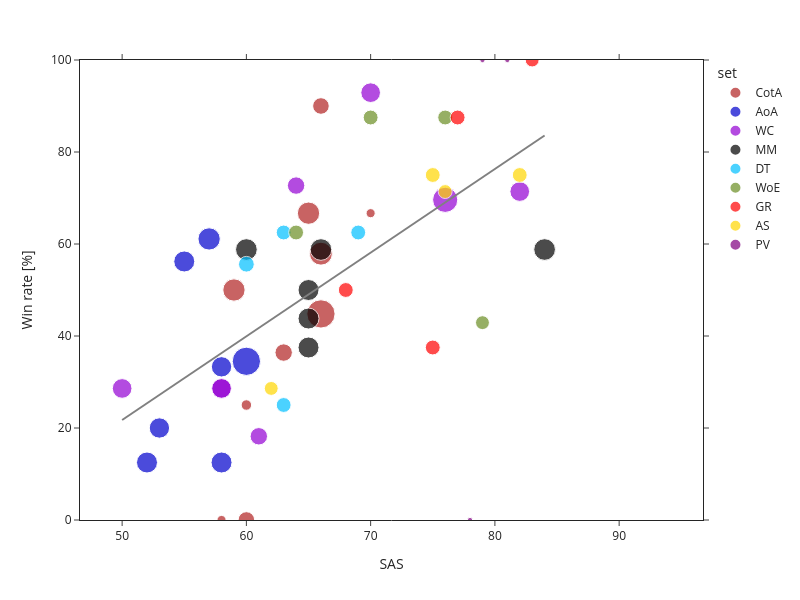

This figure's notebook cell:
### Code cell
plots.plot_win_vs_sas(deck_df)

### Figure 1 — Plotly figure (JSON) as saved in the notebook; plotly's stock layout.template omitted (floating-point values rounded to 4 significant figures)
{"data": [{"customdata": [["The Cold Archivist of Trapoint"], ["Miss \"Onyx\" Censorius"], ["Radiant Argus the Supreme"], ["Amoryork of the Baker's chapel"], ["Boaros of the Supplicant's Forest"], ["The Opalescent Number of Roundtable"], ["H. Price, Southmount's Reasonable Zealot"], ["Reyes, the Tracker of Dwartown"], ["The Partisan that Unifies Agreements"], ["Kite Rojas"]], "hovertemplate": "set=CotA<br>SAS=%{x}<br>win_rate=%{y}<br>plays=%{marker.size}<br>name=%{customdata[0]}<extra></extra>", "legendgroup": "CotA", "marker": {"color": "firebrick", "size": [18, 19, 18, 29, 11, 10, 10, 4, 3, 3], "sizemode": "area", "sizeref": 0.0725, "symbol": "circle"}, "mode": "markers", "name": "CotA", "orientation": "v", "showlegend": true, "type": "scatter", "x": [59, 66, 65, 66, 63, 60, 66, 60, 70, 58], "xaxis": "x", "y": [50, 57.9, 66.7, 44.8, 36.4, 0, 90, 25, 66.7, 0], "yaxis": "y"}, {"customdata": [["He that Betrays Fun"], ["Zerra \"Director Slush\" Higa"], ["The moldy misteress"], ["Al-Battani, the Telepathist of Study"], ["Artemis, Moon Ape"], ["Vaughn “Upload” Autotean"], ["Vhexh, Naysayer of the Awful Shop"]], "hovertemplate": "set=AoA<br>SAS=%{x}<br>win_rate=%{y}<br>plays=%{marker.size}<br>name=%{customdata[0]}<extra></extra>", "legendgroup": "AoA", "marker": {"color": "mediumblue", "size": [18, 29, 16, 16, 15, 16, 15], "sizemode": "area", "sizeref": 0.0725, "symbol": "circle"}, "mode": "markers", "name": "AoA", "orientation": "v", "showlegend": true, "type": "scatter", "x": [57, 60, 55, 58, 53, 52, 58], "xaxis": "x", "y": [61.1, 34.5, 56.2, 12.5, 20, 12.5, 33.3], "yaxis": "y"}, {"customdata": [["Bramble of Farhenge Alleyway"], ["Patchery the Pessimistic"], ["Darkcreep, It that Misinterprets the Peak"], ["The Turncoat that Conceives Suffering"], ["Adviser Breanna Bittail"], ["Hygelac “Axe” Blazefox"], ["Exixia, Spawn of Flexiloud"], ["F. Jesperson, Unigus's Trivial Overlord"]], "hovertemplate": "set=WC<br>SAS=%{x}<br>win_rate=%{y}<br>plays=%{marker.size}<br>name=%{customdata[0]}<extra></extra>", "legendgroup": "WC", "marker": {"color": "darkviolet", "size": [11, 14, 14, 14, 14, 14, 23, 11], "sizemode": "area", "sizeref": 0.0725, "symbol": "circle"}, "mode": "markers", "name": "WC", "orientation": "v", "showlegend": true, "type": "scatter", "x": [64, 50, 82, 70, 58, 58, 76, 61], "xaxis": "x", "y": [72.7, 28.6, 71.4, 92.9, 28.6, 28.6, 69.6, 18.2], "yaxis": "y"}, {"customdata": [["The Dr. of Mandigopolis"], ["Jarbuilder, the Ringleader of the Citadel"], ["Perutz the Intensily Hot"], ["The Time-Stopper that Counterfeits Silver"], ["Baker Bilal Javahawk"], ["The Intimidator that Insults Bubbles"]], "hovertemplate": "set=MM<br>SAS=%{x}<br>win_rate=%{y}<br>plays=%{marker.size}<br>name=%{customdata[0]}<extra></extra>", "legendgroup": "MM", "marker": {"color": "black", "size": [17, 17, 16, 17, 16, 16], "sizemode": "area", "sizeref": 0.0725, "symbol": "circle"}, "mode": "markers", "name": "MM", "orientation": "v", "showlegend": true, "type": "scatter", "x": [60, 66, 65, 84, 65, 65], "xaxis": "x", "y": [58.8, 58.8, 43.8, 58.8, 37.5, 50], "yaxis": "y"}, {"customdata": [["Jarpfoil Swindle, Deacon's Evil Twin"], ["Q. Costa of the Untidy Ballroom"], ["Jeffrys, the Writer of Sculpture"], ["Steward Miles Jagayouth"]], "hovertemplate": "set=DT<br>SAS=%{x}<br>win_rate=%{y}<br>plays=%{marker.size}<br>name=%{customdata[0]}<extra></extra>", "legendgroup": "DT", "marker": {"color": "deepskyblue", "size": [9, 8, 8, 8], "sizemode": "area", "sizeref": 0.0725, "symbol": "circle"}, "mode": "markers", "name": "DT", "orientation": "v", "showlegend": true, "type": "scatter", "x": [60, 63, 63, 69], "xaxis": "x", "y": [55.6, 62.5, 25, 62.5], "yaxis": "y"}, {"customdata": [["Judah \"No relation\" Restudusa"], ["Ayya Q. Oniawhirl"], ["Trunkusk Mertens, the Psychic and Untidy"], ["Sai \"Lighteater\" Fishwick"], ["The Cryptic Malcontent of Knockwood"], ["The Knight who Swings at the Wild Hunt"]], "hovertemplate": "set=WoE<br>SAS=%{x}<br>win_rate=%{y}<br>plays=%{marker.size}<br>name=%{customdata[0]}<extra></extra>", "legendgroup": "WoE", "marker": {"color": "olivedrab", "size": [8, 8, 7, 8, 0, 0], "sizemode": "area", "sizeref": 0.0725, "symbol": "circle"}, "mode": "markers", "name": "WoE", "orientation": "v", "showlegend": true, "type": "scatter", "x": [64, 70, 79, 76, 76, 70], "xaxis": "x", "y": [62.5, 87.5, 42.9, 87.5, null, null], "yaxis": "y"}, {"customdata": [["The Despot of Bomsini"], ["Zipmachine, the Troll Sun"], ["Cambiadrop of the Daughter's Cliff"], ["Porshedevil, the Praefectus Aeronaut"]], "hovertemplate": "set=GR<br>SAS=%{x}<br>win_rate=%{y}<br>plays=%{marker.size}<br>name=%{customdata[0]}<extra></extra>", "legendgroup": "GR", "marker": {"color": "red", "size": [8, 8, 7, 8], "sizemode": "area", "sizeref": 0.0725, "symbol": "circle"}, "mode": "markers", "name": "GR", "orientation": "v", "showlegend": true, "type": "scatter", "x": [68, 75, 83, 77], "xaxis": "x", "y": [50, 37.5, 100, 87.5], "yaxis": "y"}, {"customdata": [["Valle, Huxpines’s Scaremonger"], ["Swordvian Shallows-de Toeni, Underling"], ["Xzx. Ipsisiege Shuurga"], ["Rósa Fionsidh from the Hero’s Retreat"]], "hovertemplate": "set=AS<br>SAS=%{x}<br>win_rate=%{y}<br>plays=%{marker.size}<br>name=%{customdata[0]}<extra></extra>", "legendgroup": "AS", "marker": {"color": "gold", "size": [8, 8, 7, 7], "sizemode": "area", "sizeref": 0.0725, "symbol": "circle"}, "mode": "markers", "name": "AS", "orientation": "v", "showlegend": true, "type": "scatter", "x": [75, 82, 76, 62], "xaxis": "x", "y": [75, 75, 71.4, 28.6], "yaxis": "y"}, {"customdata": [["Mortician Clemente Soniido"], ["Misa, Mercenary of the Sinister Moors"], ["Rosetryon, the \"Misfit\" of Calculus"], ["Anthroacid, the Prodigy Enticer"], ["H. Tsana, the Atrium Envoy"], ["Faustus J. Thaflattery, the Twelfth"]], "hovertemplate": "set=PV<br>SAS=%{x}<br>win_rate=%{y}<br>plays=%{marker.size}<br>name=%{customdata[0]}<extra></extra>", "legendgroup": "PV", "marker": {"color": "purple", "size": [1, 1, 0, 1, 0, 0], "sizemode": "area", "sizeref": 0.0725, "symbol": "circle"}, "mode": "markers", "name": "PV", "orientation": "v", "showlegend": true, "type": "scatter", "x": [78, 81, 94, 79, 90, 82], "xaxis": "x", "y": [0, 100, null, 100, null, null], "yaxis": "y"}, {"hoverinfo": "skip", "line": {"color": "grey"}, "mode": "lines", "showlegend": false, "type": "scatter", "x": [50, 84], "y": [21.74, 83.59]}], "layout": {"height": 600, "legend": {"itemsizing": "constant", "title": {"text": "set"}, "tracegroupgap": 0}, "margin": {"t": 60}, "width": 800, "xaxis": {"anchor": "y", "autorange": true, "domain": [0, 1], "mirror": "allticks", "range": [46.61, 96.75], "title": {"text": "SAS"}, "type": "linear"}, "yaxis": {"anchor": "x", "domain": [0, 1], "mirror": "allticks", "range": [0, 100], "title": {"text": "Win rate [%]"}, "type": "linear"}}}
